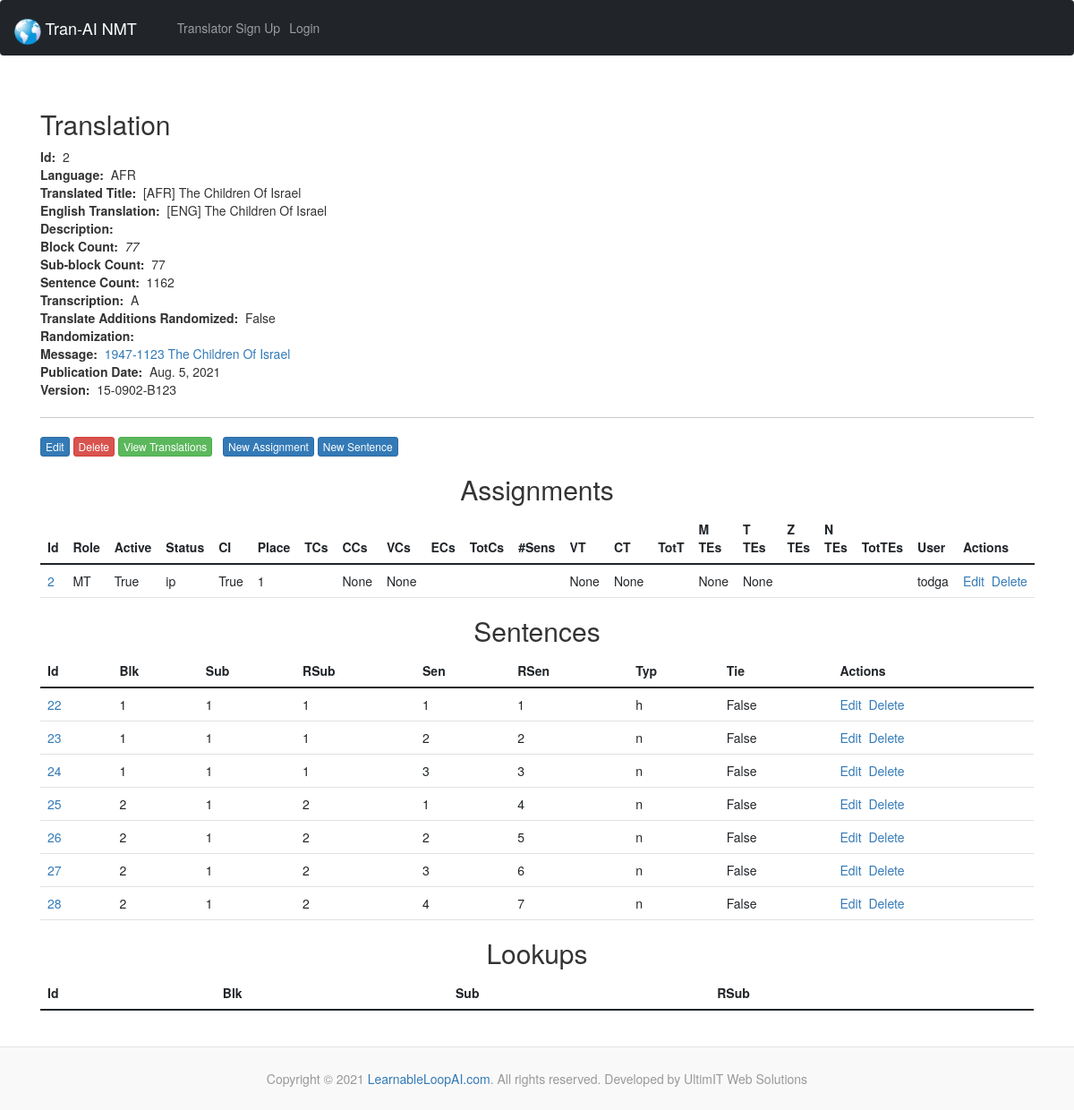
Before: /messages/1/translations/2/ with the older database file.
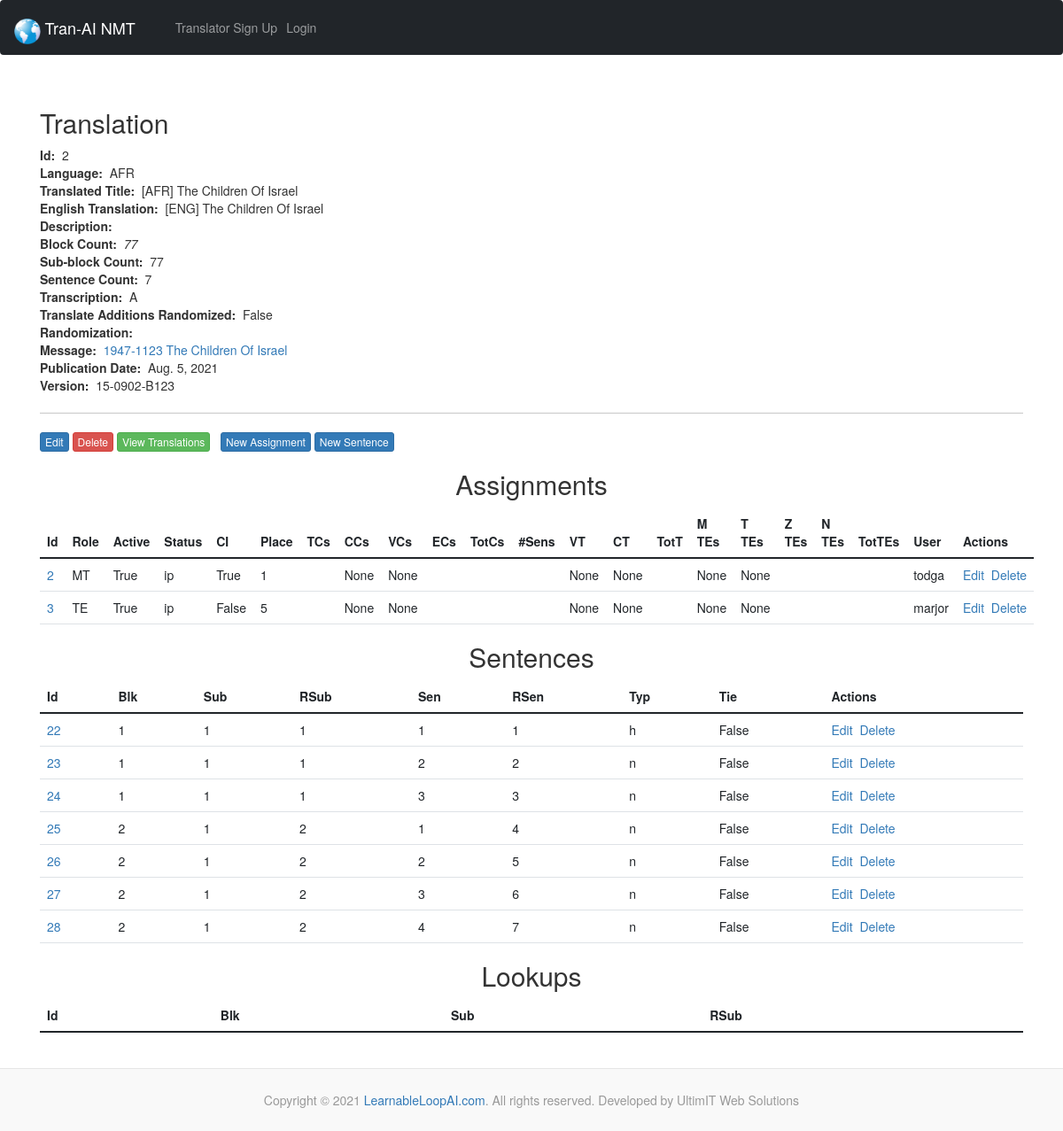
After: the same page with the newer database file.
### todproof/models.py (models this page shows, shortened)
class Translation(models.Model):
  class Transcription(models.TextChoices):
    ANDES = 'A', _('Andes')
    MAMALIS = 'M', _('Mamalis')
  lan = models.CharField('Language', max_length=3)
  tran_title = models.CharField('Translated title', max_length=70)
  descrip = models.TextField('Description', blank=True, null=True, max_length=500)
  blkc = models.IntegerField('Block count')
  subc = models.IntegerField('Sub-block count')
  senc = models.IntegerField('Sentence count')
  xcrip = models.CharField('Transcription', max_length=1, choices=Transcription.choices, default=Transcription.ANDES, blank=False,)
  li = models.BooleanField('Lookup imported (eng) / translate contributions randomized (oth)')
  pubdate = models.DateField('Publication date', default=datetime.date.today)
  version = models.CharField('Version', max_length=20)
  message = models.ForeignKey(Message, blank=True, null=True, on_delete=models.CASCADE, related_name='translations')
  eng_tran = models.ForeignKey('self', blank=True, null=True, on_delete=models.CASCADE,)
  def __str__(self):
    return self.tran_title

class Assignment(models.Model):
  class Role(models.TextChoices):
    EP = 'EP', _('English Provider (EP)')
    EE = 'EE', _('English Editor (EE)')
    NT = 'NT', _('No Translator (NT)')
    MT = 'MT', _('Machine Translator (MT)')
    HT = 'HT', _('Human Translator (HT)')
    TE = 'TE', _('Translation Editor (TE)')
    SE = 'SE', _('Scripture Editor (SE)')
    PE = 'PE', _('Poetry Editor (PE)')
    CE = 'CE', _('Chief Editor (CE)')
    LA = 'LA', _('Language Administrator (LA)')
  class Status(models.TextChoices):
    ip = 'ip', _('In Process (ip)')
    cd = 'cd', _('Completed (cd)')
    te = 'te', _('TE editing (te)')
    ce = 'ce', _('CE editing (ce)')
    qe = 'qe', _('QE editing (qe)')
    pg = 'pg', _('Publishing (pg)')
    pd = 'pd', _('Published (pd)')
    pr = 'pr', _('Pruned (pr)')
  translation = models.ForeignKey(Translation, blank=False, null=False, on_delete=models.DO_NOTHING, related_name='assignments')
  user = models.ForeignKey(settings.AUTH_USER_MODEL, blank=False, null=False, on_delete=models.DO_NOTHING, related_name='assignments') #for accounts app
  role = models.CharField('Role', max_length=2, validators=[MinLengthValidator(2), MaxLengthValidator(2)], choices=Role.choices, default=Role.TE, blank=False, null=False,)
  active = models.BooleanField('Active', default=False)
  place = models.IntegerField('Place', default=1, validators=[MinValueValidator(1)], blank=False, null=False,)
  context = models.IntegerField('Context', default=0, validators=[MinValueValidator(0), MinValueValidator(10)], blank=False, null=False,)
  ci = models.BooleanField('Content imported', default=False)
  status = models.CharField('Status', max_length=2, validators=[MinLengthValidator(2), MaxLengthValidator(2)], choices=Status.choices, default=Status.ip, blank=False, null=False,)
  ccs = models.IntegerField('Final Create additions', blank=True, null=True,)
  ccs_k = models.IntegerField('- by klearing', blank=True, null=True,)
  ccs_m = models.IntegerField('- by modding', blank=True, null=True,)
  vcs = models.IntegerField('Final Vote additions', blank=True, null=True,)
  vcs_a = models.IntegerField('- by accepting', blank=True, null=True,)
  vcs_c = models.IntegerField('- by creating', blank=True, null=True,)
  vcs_t = models.IntegerField('- by topping', blank=True, null=True,)
  vcs_p = models.IntegerField('- by picking', blank=True, null=True,)
  ct = models.IntegerField('Final Create time (s)', blank=True, null=True,)
  vt = models.IntegerField('Final Vote time (s)', blank=True, null=True,)
  majtes = models.IntegerField('Final Majority Top Changes', blank=True, null=True,)
  tietes = models.IntegerField('Final Tie Top Changes', blank=True, null=True,)
  notes = models.CharField('Notes', max_length=200, blank=True, null=True,)

class Sentence(models.Model):
  class SentenceType(models.TextChoices):
    n = 'n', _('Normal')
    c = 'c', _('Conversation')
    s = 's', _('Scripture')
    p = 'p', _('Poetry first line')
    q = 'q', _('Poetry other lines')
  blk = models.IntegerField('Block', blank=True, null=True,)
  sub = models.IntegerField('Sub-block', blank=True, null=True,)
  rsub = models.IntegerField('Running sub-block', blank=True, null=True,)
  sen = models.IntegerField('Sentence', blank=True, null=True,)
  rsen = models.IntegerField('Running sentence', blank=True, null=True,)
  typ = models.CharField('Sentence type', max_length=1, validators=[MinLengthValidator(1), MaxLengthValidator(1)], choices=SentenceType.choices, default=SentenceType.n, blank=False, null=False,)
  tie = models.BooleanField('Tie', default=False)
  translation = models.ForeignKey(Translation, blank=False, null=False, on_delete=models.CASCADE, related_name='sentences')

class Message(models.Model):
  class TimeOfDay(models.TextChoices):
    NO_TOD = 'n', _('No Time Of Day')
    SUNRISE = 's', _('Sunrise')
    BREAKFAST = 'b', _('Breakfast')
    MORNING = 'x', _('Morning')
    AFTERNOON = 'y', _('Afternoon')
    EVENING = 'z', _('Evening')
  class DayOfWeek(models.TextChoices):
    SUNDAY = 'su', _('Sunday')
    MONDAY = 'mo', _('Monday')
    TUESDAY = 'tu', _('Tuesday')
    WEDNESDAY = 'we', _('Wednesday')
    THURSDAY = 'th', _('Thursday')
    FRIDAY = 'fr', _('Friday')
    SATURDAY = 'sa', _('Saturday')
  dod = models.DateField('Date Of Delivery')
  tod = models.CharField('Time Of Day', max_length=1, validators=[MinLengthValidator(1), MaxLengthValidator(1)], choices=TimeOfDay.choices, default=TimeOfDay.NO_TOD, blank=False,)
  dow = models.CharField('Day Of Week', max_length=2, choices=DayOfWeek.choices, default=DayOfWeek.SUNDAY, blank=False,)
  title = models.CharField('Document Title', max_length=64, blank=False,)
  descriptor = models.CharField('Descriptor', max_length=120, blank=False,)
  def __str__(self):
    return f"{self.descriptor} {self.title}"

### accounts/models.py (models this page shows)
class CustomUser(AbstractBaseUser, PermissionsMixin):
    email = models.EmailField(_('email address'), unique=True)
    username = models.CharField(_('username'), max_length=6, default='')
    admin = models.BooleanField(default=False)
    is_staff = models.BooleanField(default=False)
    is_active = models.BooleanField(default=True)
    created_at = models.DateTimeField(default=timezone.now)
    cur_assign = models.ForeignKey(Assignment, blank=True, null=True, on_delete=models.CASCADE)
    USERNAME_FIELD = 'email'
    REQUIRED_FIELDS = []
    objects = CustomUserManager()
    def __str__(self):
        return self.username

### todproof/views.py (the view)
# urls.py: path('messages/<message_id>/translations/<translation_id>/', views.show_translation, name='show-translation'),
def show_translation(request, message_id, translation_id):
  message = Message.objects.get(pk=message_id)
  translation = Translation.objects.get(pk=translation_id)
  assignments = translation.assignments.all
  sentences = translation.sentences.all
  lookups = translation.lookups.all
  return render(request, 'todproof/show_translation.html', {'message': message, 'translation': translation, 'assignments': assignments, 'sentences': sentences, 'lookups': lookups})

### todproof/templates/todproof/show_translation.html (shortened to what the changed rows need)
{% extends 'todproof/base.html' %}
{% block content %}
  <h2>Translation</h2>
  <strong>Id:</strong>&nbsp;&nbsp;{{ translation.id }}<br>
  <strong>Language:</strong>&nbsp;&nbsp;{{ translation.lan }}<br>
  <strong>Translated Title:</strong>&nbsp;&nbsp;{{ translation.tran_title }}<br>
  <strong>English Translation:</strong>&nbsp;&nbsp;{{ translation.eng_tran }}<br>
  <strong>Description:</strong>&nbsp;&nbsp;{{ translation.description }}<br>
  <strong>Block Count:</strong>&nbsp;&nbsp;<i>{{ translation.blkc }}</i><br>
  <strong>Sub-block Count:</strong>&nbsp;&nbsp;{{ translation.subc }}<br>
  <strong>Sentence Count:</strong>&nbsp;&nbsp;{{ translation.senc }}<br>
  <strong>Transcription:</strong>&nbsp;&nbsp;{{ translation.xcrip }}<br>
{% if translation.lan == 'ENG' %}
  <strong>Lookup Imported:</strong>&nbsp;&nbsp;{{ translation.li }}<br>
  {% if translation.li %}
  <strong>Lookup:</strong>&nbsp;&nbsp;<a class="btn btn-xs btn-danger" href="{% url 'delete-lookup' translation.message.id translation.id %}">Delete Lookup</a> <br>
  {% else %}
  <strong>Lookup:</strong>&nbsp;&nbsp;<a class="btn btn-xs btn-primary" href="{% url 'import-lookup' translation.message.id translation.id %}">Import Lookup</a> <br>
  {% endif %}
{% else %}
<strong>Translate Additions Randomized:</strong>&nbsp;&nbsp;{{ translation.li }}<br>
  {% if not translation.li %}
<strong>Randomization:</strong>&nbsp;&nbsp;{{ translation.None }}<br>
  {% endif %}
{% endif %}
  <strong>Message:</strong>&nbsp;&nbsp;<a href="{% url 'show-message' translation.message.id %}">{{translation.message}}</a><br>
  <strong>Publication Date:</strong>&nbsp;&nbsp;{{ translation.pubdate }}<br>
  <strong>Version:</strong>&nbsp;&nbsp;{{ translation.version }}<br>
  <hr>
  <a class="btn btn-xs btn-primary" href="">Edit</a>
  <a class="btn btn-xs btn-danger" href="">Delete</a>
  <a class="btn btn-xs btn-success" href="{% url 'index-messages' %}">View Translations</a>
  <a class="btn btn-xs btn-primary" href="{% url 'create-assignment' %}">New Assignment</a>
  <a class="btn btn-xs btn-primary" href="{% url 'create-sentence' translation.id %}">New Sentence</a>
  <center><h2>Assignments</h2></center>
  <table class="table table-hover">
    <thead>
      <tr>
        <th scope="col">Id</th>
        <th scope="col">Role</th>
        <th scope="col">Active</th>
        <th scope="col">Status</th>
        <th scope="col">CI</th>
        <th scope="col">Place</th>
        <th scope="col">TCs</th>
        <th scope="col">CCs</th>
        <th scope="col">VCs</th>
        <th scope="col">ECs</th>
        <th scope="col">TotCs</th>
        <th scope="col">#Sens</th>
        <th scope="col">VT</th>
        <th scope="col">CT</th>
        <th scope="col">TotT</th>
        <th scope="col">M TEs</th>
        <th scope="col">T TEs</th>
        <th scope="col">Z TEs</th>
        <th scope="col">N TEs</th>
        <th scope="col">TotTEs</th>
        <th scope="col">User</th>
        <th scope="col">Actions</th>
      </tr>
    </thead>
    <tbody>
{% for assignment in assignments %}
      <tr>
        <td><a href="{% url 'show-assignment' assignment.id %}">{{assignment.id}}</a></td>
        <td>{{assignment.role}}</td>
        <td>{{assignment.active}}</td>
        <td>{{assignment.status}}</td>
        <td>{{assignment.ci}}</td>
        <td>{{assignment.place}}</td>
        <td></td>
        <td>{{assignment.ccs}}</td>
        <td>{{assignment.vcs}}</td>
        <td></td>
        <td></td>
        <td></td>
        <td>{{assignment.vt}}</td>
        <td>{{assignment.ct}}</td>
        <td></td>
        <td>{{assignment.majtes}}</td>
        <td>{{assignment.tietes}}</td>
        <td></td>
        <td></td>
        <td></td>
        <td>{{assignment.user}}</td>
        <td><a href="{% url 'update-assignment' assignment.id %}">Edit</a>&nbsp;&nbsp;<a href="{% url 'delete-assignment' assignment.id %}">Delete</a></td>
      </tr>
{% endfor %}
    </tbody>
  </table>
  <center><h2>Sentences</h2></center>
  <table class="table table-hover">
    <thead>
      <tr>
        <th scope="col">Id</th>
        <th scope="col">Blk</th>
        <th scope="col">Sub</th>
        <th scope="col">RSub</th>
        <th scope="col">Sen</th>
        <th scope="col">RSen</th>
        <th scope="col">Typ</th>
        <th scope="col">Tie</th>
        <th scope="col">Actions</th>
      </tr>
    </thead>
    <tbody>
{% for sentence in sentences %}
      <tr>
        <td><a href="{% url 'show-sentence' translation.id sentence.id %}">{{sentence.id}}</a></td>
        <td>{{sentence.blk}}</td>
        <td>{{sentence.sub}}</td>
        <td>{{sentence.rsub}}</td>
        <td>{{sentence.sen}}</td>
        <td>{{sentence.rsen}}</td>
        <td>{{sentence.typ}}</td>
        <td>{{sentence.tie}}</td>
        <td><a href="{% url 'update-sentence' translation.id sentence.id %}">Edit</a>&nbsp;&nbsp;<a href="{% url 'delete-sentence' translation.id sentence.id %}">Delete</a></td>
      </tr>
{% endfor %}
    </tbody>
  </table>
  <center><h2>Lookups</h2></center>
  <table class="table table-hover">
    <thead>
      <tr>
        <th scope="col">Id</th>
        <th scope="col">Blk</th>
        <th scope="col">Sub</th>
        <th scope="col">RSub</th>
      </tr>
    </thead>
  </table>
{% endblock %}

Changed rows visible on the page:
changed Translation "AFR": senc "1162" → "7"
added Assignment: id "3", role "TE", active "True", status "ip", ci "False", place "5", ccs "None", vcs "None", vt "None", ct "None", majtes "None", tietes "None", user "marjor"
